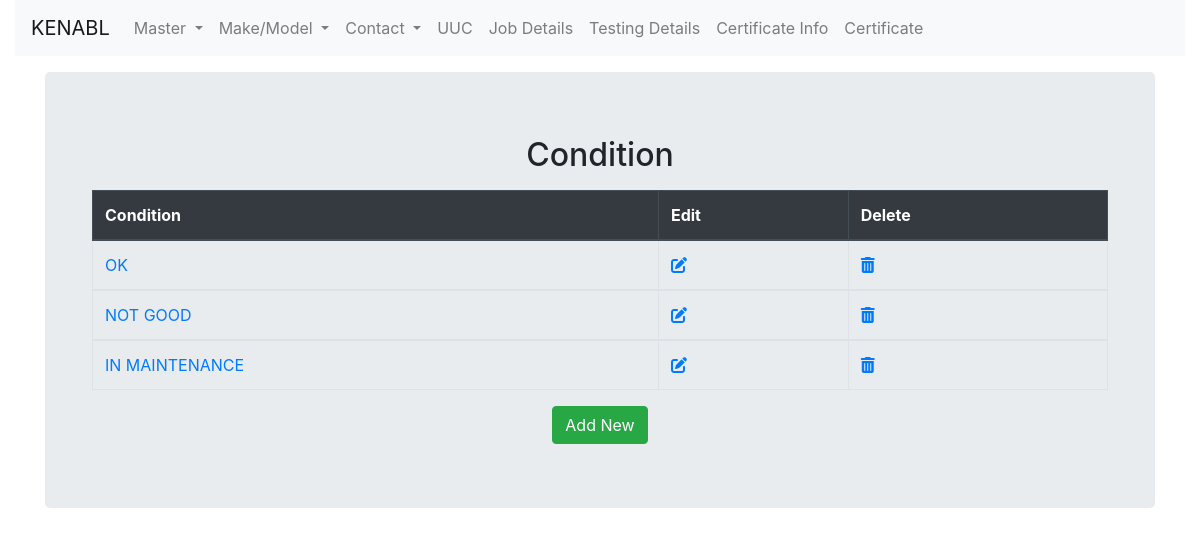
The app's page /condition/condition/ with its own data.
### condition/models.py (models this page shows, shortened)
class Condition(models.Model):
    condition_name = models.CharField(max_length=200, null=True)

### condition/views.py (the view)
# urls.py: path('condition/', views.ConditionList.as_view(), name='condition_list' ),
class ConditionList(ListView):
	model = Condition
	template_name = 'condition/condition_list.html'

### condition/templates/condition/condition_list.html (shortened to what this page needs)
{% extends "masterinstrument/base.html"%}
{% block content %}
<div class="container">
  <div class="jumbotron">
    <div>
          <h2 style="text-align:center;">Condition</h2>
    </div>
    <div class="container">
      <table class="table table-bordered">
        <thead class="thead-dark">
      <tr>
        <th scope="col">Condition</th>
        <th scope="col">Edit</th>
        <th scope="col">Delete</th>
      </tr>
    </thead>
	{% for cdn in condition_list %}
  <tbody>
    <tr>
      <td><a href="{% url 'conditiondetail' pk=cdn.pk %}">{{cdn.condition_name}}</a></td>
      <td><a href="{% url 'updatecondition' pk=cdn.pk %}"><i class="fas fa-edit"></a></i></td>
      <td><a href="{% url 'deletecondition' pk=cdn.pk %}"><i class="fas fa-trash-alt"></a></i></td>
    </tr>
  </tbody>
	{% endfor %}
</table>
    <div class="text-center">
      <a class='btn btn-success' href="{% url 'createcondition' %}">Add New</a>
    </div>
  </div>
</div>
</div>
{% endblock %}

### records on screen
Condition: condition_name "OK"
Condition: condition_name "NOT GOOD"
Condition: condition_name "IN MAINTENANCE"
